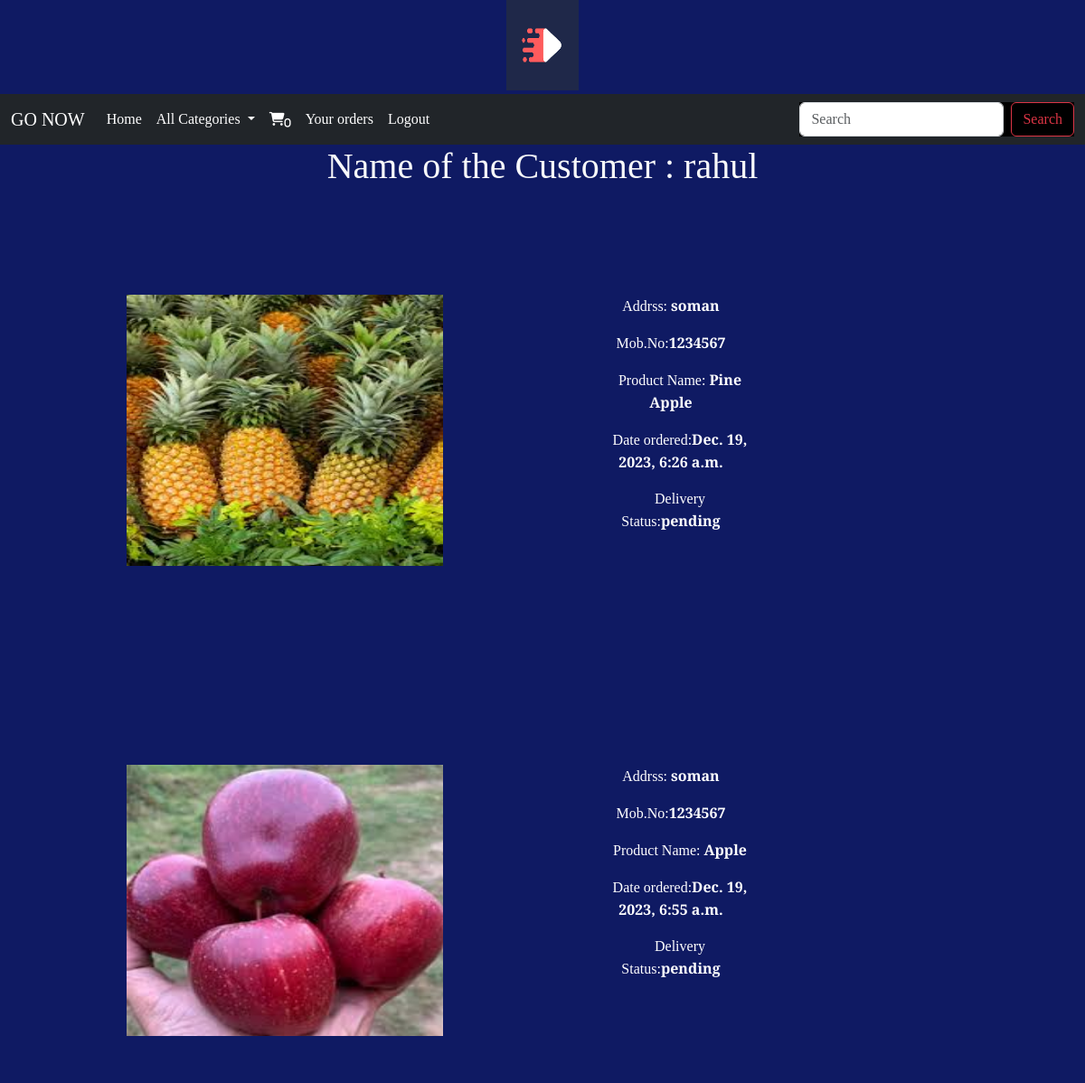
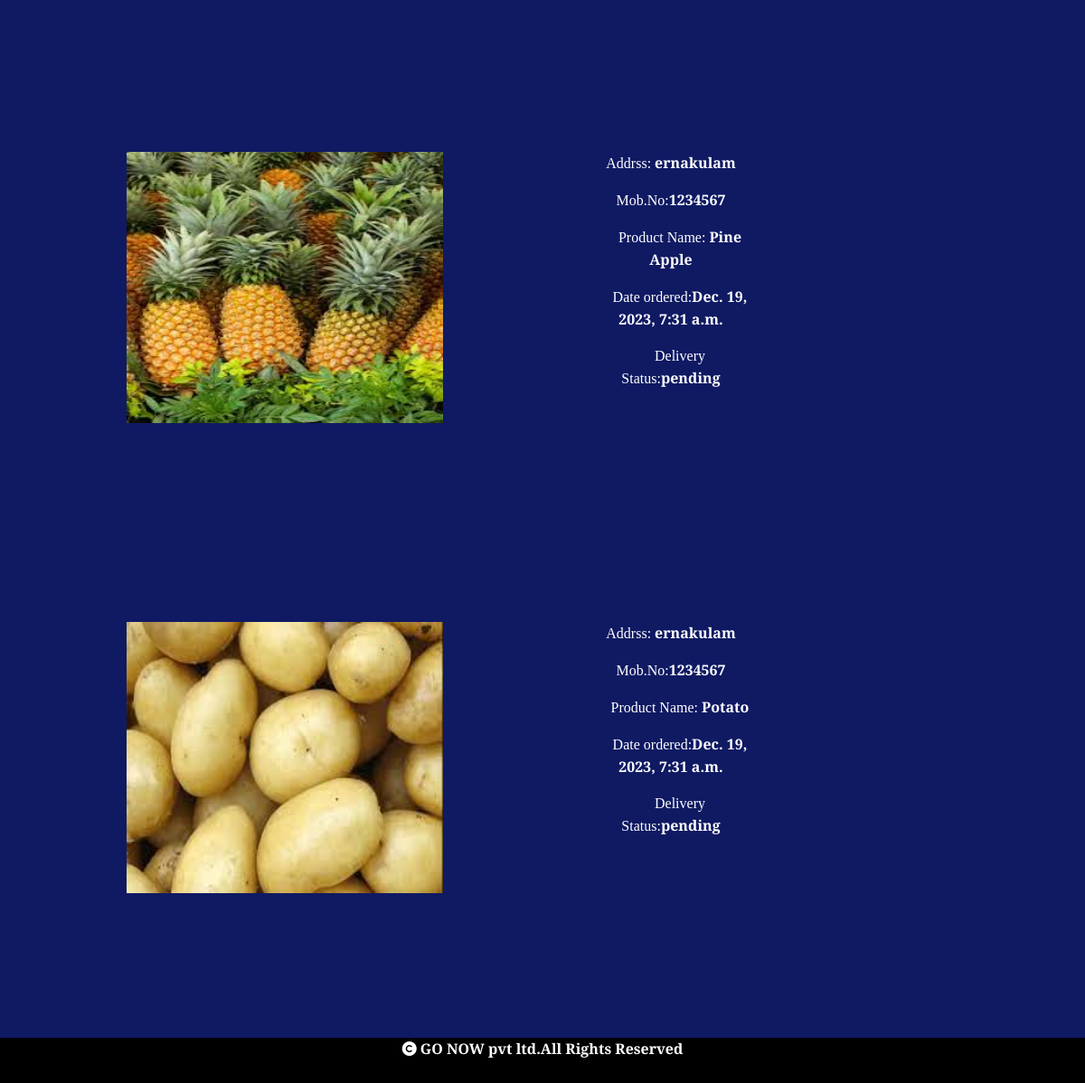
Screenshot of /cart/orderview (signed in) with the database file from the repository (2 pictures, top to bottom).
### cart/models.py (models this page shows, shortened)
class Order(models.Model):
    product = models.ForeignKey(Product, on_delete=models.CASCADE)
    user = models.ForeignKey(User, on_delete=models.CASCADE)
    no_of_items=models.IntegerField()
    address=models.TextField()
    phone=models.CharField(max_length=30)
    order_status=models.CharField(max_length=20,default="pending")
    delivery_status = models.CharField(max_length=20,default="pending")
    date_ordered= models.DateTimeField(auto_now_add=True)

### shop/models.py (models this page shows, shortened)
class Product(models.Model):
    name = models.CharField(max_length=20)
    desc = models.TextField()
    image = models.ImageField(upload_to='shop/products', blank=True, null=True)
    price=models.DecimalField(max_digits=10,decimal_places=2)
    category=models.ForeignKey(Category,on_delete=models.CASCADE)
    stock=models.IntegerField()
    available=models.BooleanField(default=True)
    created=models.DateTimeField(auto_now_add=True)
    updated=models.DateTimeField(auto_now=True)

### cart/views.py (the view)
# urls.py: path('orderview',views.orderview,name="orderview")
def orderview(request):
    u=request.user
    o=Order.objects.filter(user=u)
    return render(request,'orderview.html',{'o':o})

### cart/context_processors.py (called while the page is built)
def productcount(request):
    item_count=0
    u=request.user
    try:
        cart=Cart.objects.filter(user=u)
        for i in cart:
            item_count=item_count+i.quantity
    except:
        item_count=0
    return {'count':item_count}

### shop/context_processors.py (called while the page is built)
def menu_links(request):
    c=Category.objects.all()
    return {'links':c}

### templates/orderview.html
{% extends 'base.html' %}
{% load static %}
{% block content %}
<div class="container" style="margin-bottom:100px;">
    <h1 class="text-center text-light">Name of the Customer : {{user}}</h1>
{% for i in o %}
    <div class="row">
        <div class="col-sm-12" style="width:23rem; padding:110px;">
                 <img src="{{i.product.image.url}}" height="300px" width="350px">
        </div>&ensp;&ensp;&ensp;&ensp;&ensp;&ensp;&ensp;&ensp;&ensp;&ensp;&ensp;&ensp;&ensp;&ensp;&ensp;&ensp;&ensp;&ensp;
        <div class="col-sm-12" style="width:25rem; padding:110px;">
            <p class="text-center" style="color:white;">Addrss: <b>{{i.address}}</b></p>
                <p class="text-center" style="color:white;">Mob.No:<b>{{i.phone}}</b> </p>
                <p class="text-center" style="color:white; text-indent:20px;text-align:justify;">Product Name: <b> {{i.product.name}}</b></p>
                <p class="text-center" style="color:white; text-indent:20px;text-align:justify;">Date ordered:<b>{{i.date_ordered}}</b> </p>
                <p class="text-center" style="color:white; text-indent:20px;text-align:justify;">Delivery Status:<b>{{i.delivery_status}}</b> </p>
            </div>
        </div>
{% endfor %}
        </div>
{% endblock %}

### static/css/style.css (style rules this page uses)
body { background-color:#0f1a63; font-family: 'Josefin Slab', serif; }

### rows the page displays
Order: product.image (picture), address "soman", phone "1234567", product.name "Pine Apple", date_ordered "Dec. 19, 2023, 6:26 a.m.", delivery_status "pending"
Order: product.image (picture), address "soman", phone "1234567", product.name "Apple", date_ordered "Dec. 19, 2023, 6:55 a.m.", delivery_status "pending"
Order: product.image (picture), address "ernakulam", phone "1234567", product.name "Pine Apple", date_ordered "Dec. 19, 2023, 7:31 a.m.", delivery_status "pending"
Order: product.image (picture), address "ernakulam", phone "1234567", product.name "Potato", date_ordered "Dec. 19, 2023, 7:31 a.m.", delivery_status "pending"

### other values shown
{{ count }} "0"
{{ user }} "rahul"
